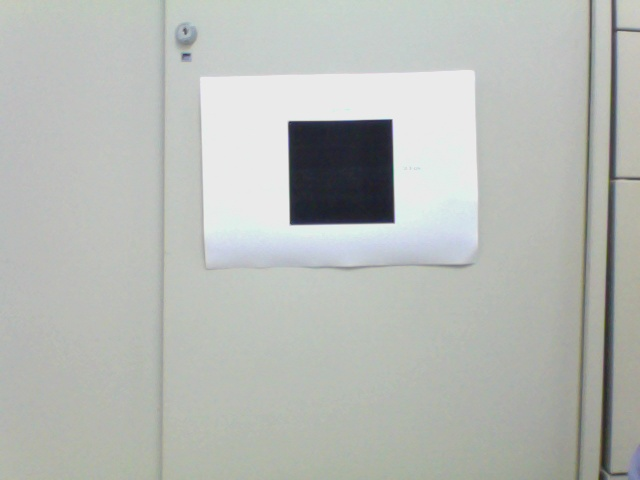
#> input picture week13/A4paper70cm.jpg, 640 x 480 px
$ python ex1.py
#> lines starting #> are read from the running program, lines starting #| are printed output that depends on the picture; after the words box and inside, x2 and y2 are one past the last pixel; in counts of white or black regions, pixels touching at a corner belong together
import cv2
img = cv2.imread('A4paper70cm.jpg')
#> img is the input picture: shape (480, 640, 3); mean B, G, R 181.8, 186, 182.6
gray = cv2.cvtColor(img, cv2.COLOR_BGR2GRAY)
blur = cv2.GaussianBlur(gray, (5, 5), 0)
a, thresh = cv2.threshold(blur, 150, 255, cv2.THRESH_BINARY_INV)
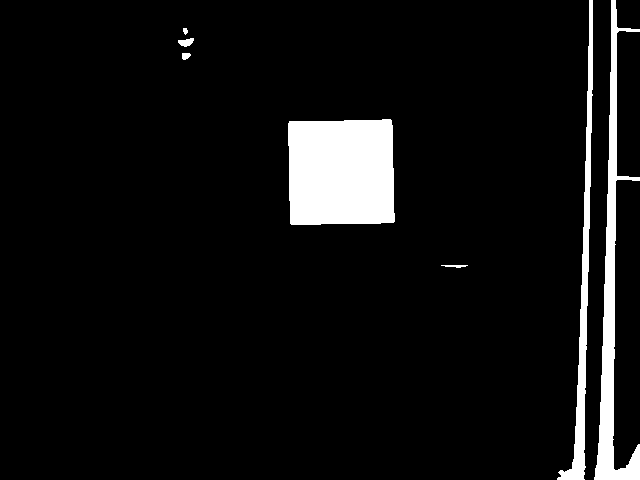
#> thresh: shape (480, 640); 6.5% white; 7 white regions, largest, box (x1, y1, x2, y2) and area: (288, 119, 395, 225) 10847, (594, 0, 640, 480) 5545, (557, 0, 593, 480) 3344

edged = cv2.Canny(thresh, 35, 125)
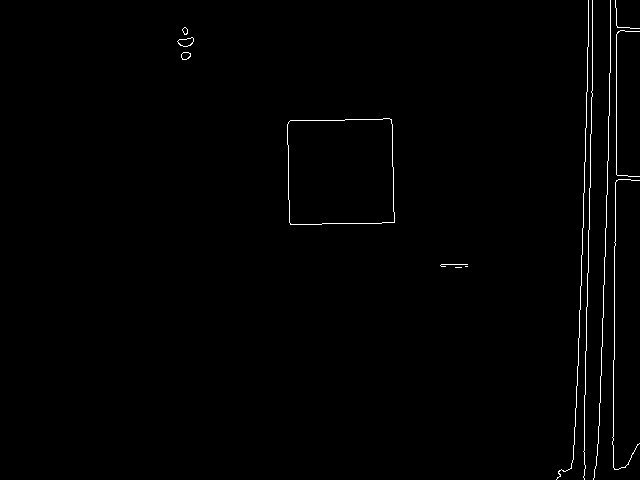
#> edged: shape (480, 640); 0.84% white in thin lines or dots, all inside (x1, y1, x2, y2) = (177, 0, 640, 480)

contours, _ = cv2.findContours(thresh, cv2.RETR_EXTERNAL,
                               cv2.CHAIN_APPROX_NONE)
#> contours = 7 contours, 1 with area under 20; largest, box (x1, y1, x2, y2) and area: (288, 119, 395, 225) 10642, (594, 0, 640, 480) 4967, (557, 0, 593, 480) 2843, (178, 38, 194, 47) 76, (182, 53, 191, 60) 38, (441, 265, 468, 268) 26

imax = 0
areamax = 0
for i in range(len(contours)):
    area = cv2.contourArea(contours[i])
    if(area > areamax):
        areamax = area
        imax = i
#> this loop made 7 passes
#> (area, areamax, imax) on passes 1 to 2: (26, 26, 0), (10641.5, 10641.5, 1)
#> area on passes 3, 4, 6, 7: 38, 75.5, 4967, 2843
#> after the loop, areamax = 10641.5; imax = 1
cv2.drawContours(img, contours[imax], -1, (255, 0, 255), 2)
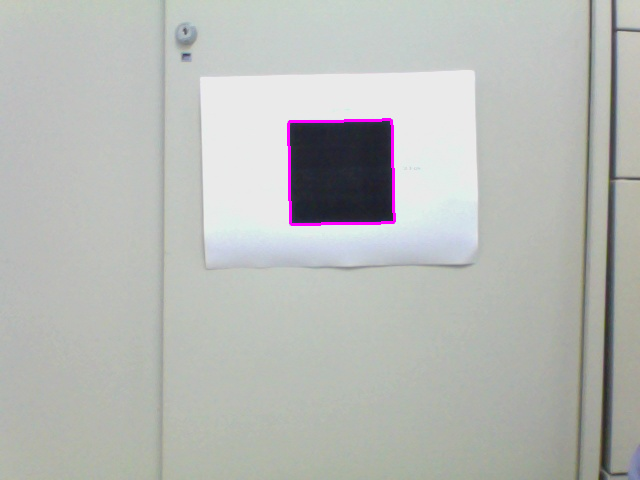
#> img: shape (480, 640, 3); 0.4% of pixels changed, all inside (x1, y1, x2, y2) = (287, 118, 396, 226)
cv2.imshow("dfd", img)
cv2.waitKey()
